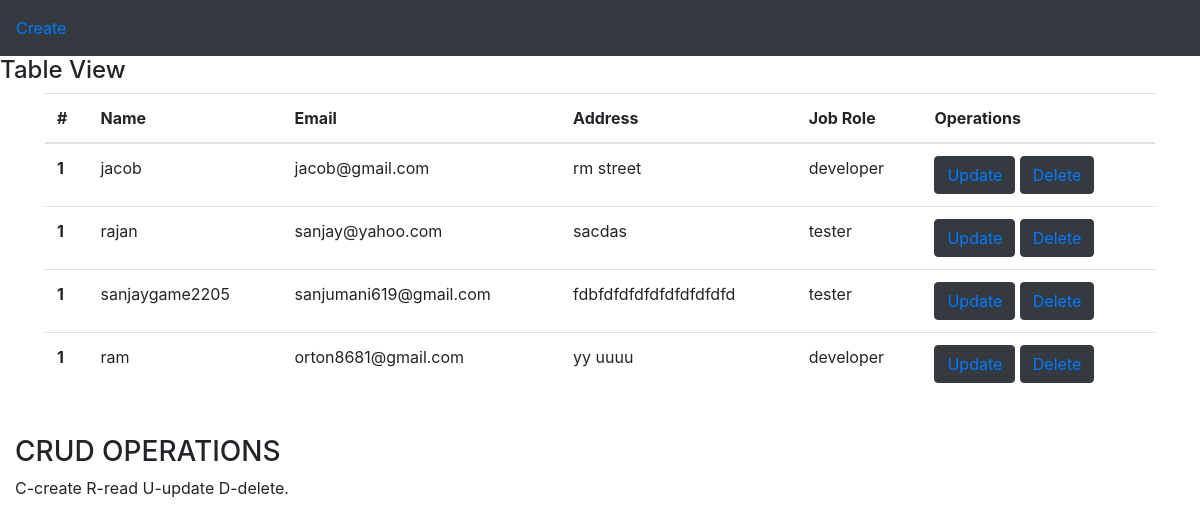
The page / on the database its author committed.
### crud_app/models.py (models this page shows, shortened)
class Employee(models.Model):
    name=models.CharField(max_length=50)
    email=models.EmailField(max_length=40)
    adress=models.CharField(max_length=50)
    jobrole=models.CharField(max_length=50)

### crud_app/views.py (the view)
# urls.py: path("",views.index,name="read"),
def index(request):
    obj=Employee.objects.all()
    return render(request,"index.html",{'data':obj})

### crud_app/templates/index.html (shortened to what this page needs)
<!DOCTYPE html>
<html lang="en">
<head>
  <link rel="stylesheet" href="https://maxcdn.bootstrapcdn.com/bootstrap/4.5.2/css/bootstrap.min.css">
</head>
<body>
<nav class="navbar bg-dark">
  <ul class="navbar-nav">
    <li class="nav-item">
      <a class="nav-link" href="create/{{create}}">Create</a>
    </li>
  </ul>
</nav>
<h4>Table View</h4>
<div class="container">
  <table class="table">
  <thead>
    <tr>
      <th scope="col">#</th>
      <th scope="col">Name</th>
      <th scope="col">Email</th>
      <th scope="col">Address</th>
      <th scope="col">Job Role</th>
      <th scope="col">Operations</th>
    </tr>
  </thead>
  <tbody>
  {%for emp in data %}
    <tr>
      <th scope="row">1</th>
      <td>{{emp.name}}</td>
      <td>{{emp.email}}</td>
      <td>{{emp.adress}}</td>
      <td>{{emp.jobrole}}</td>
      <td>
        <button class="btn btn-dark"><a href="update/{{emp.id}}">Update</a></button>
        <button class="btn btn-dark"><a href="delete/{{emp.id}}">Delete</a></button>
      </td>
    </tr>
  {% endfor %}
  </tbody>
</table>
</div>
<br>
<div class="container-fluid">
  <h3>CRUD OPERATIONS </h3>
  <p>C-create  R-read  U-update  D-delete.</p>
</div>
</body>
</html>

### rows shown on the page
Employee: name "jacob", email "jacob@gmail.com", adress "rm street", jobrole "developer"
Employee: name "rajan", email "sanjay@yahoo.com", adress "sacdas", jobrole "tester"
Employee: name "sanjaygame2205", email "sanjumani619@gmail.com", adress "fdbfdfdfdfdfdfdfdfdfd", jobrole "tester"
Employee: name "ram", email "orton8681@gmail.com", adress "yy uuuu", jobrole "developer"
